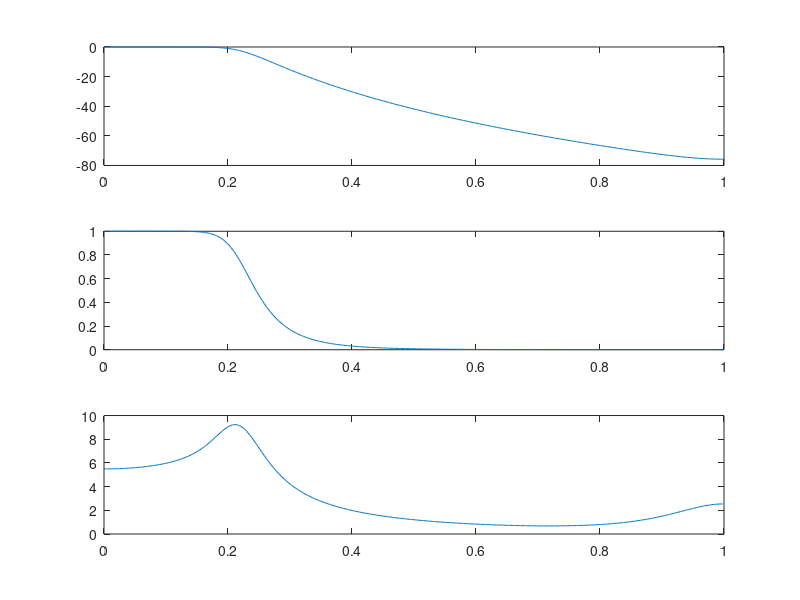

The MATLAB source for this figure: (Note: this script raises an error after producing the figure.)
wp = 0.2*pi;
ws = 0.3*pi;
d1 = 0.89125;
d2 = 0.17783;

fs = 8000; 
Wp = wp*fs;
Ws = ws*fs;


[Nm, Wcm] = buttord(Wp, Ws, -20*log10(d1), -20*log10(d2), 's');
[Bm, Am] = butter(Nm, Wcm, 's'); % Constructs the filter
[Bzm, Azm] = impinvar(Bm, Am, fs); % Analog -> Digital
[Hm, w] = freqz(Bzm, Azm, 512);
[Gdm, w] = grpdelay(Bzm, Azm, 512);
figure;
subplot(311);plot(w/pi, 20*log10(abs(Hm))); % Divide with pi for easier check
subplot(312);plot(w/pi, abs(Hm));
subplot(313);plot(w/pi, Gdm)

[s,fs] = wavread('/home/klodjan/MEGA/simeiosis/HY370/Laborator_5/speech.wav');
soundsc(s, fs);

y=filter(Bzm,Azm,s);
soundsc(y, fs);